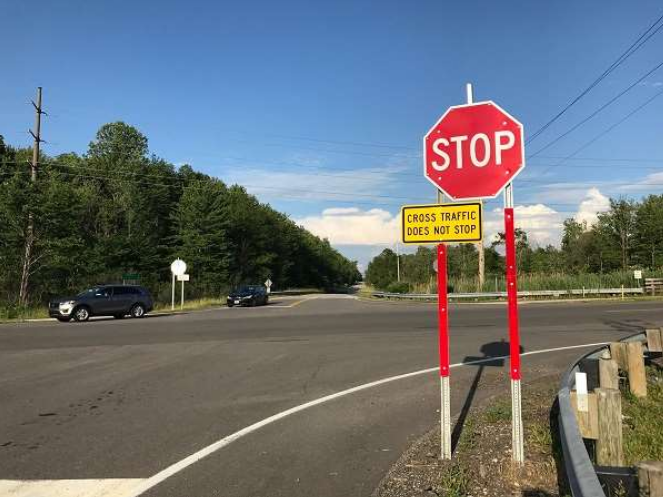
#> input picture practice_04/questation_02/image.png, 663 x 497 px
$ python code_01.py
#> lines starting #> are read from the running program, lines starting #| are printed output that depends on the picture; after the words box and inside, x2 and y2 are one past the last pixel; in counts of white or black regions, pixels touching at a corner belong together
import cv2
import numpy as np

img = cv2.imread('image.png')
#> img is the input picture: shape (497, 663, 3); mean B, G, R 119.2, 113.9, 106.6
img = cv2.resize(img, (800, 500))
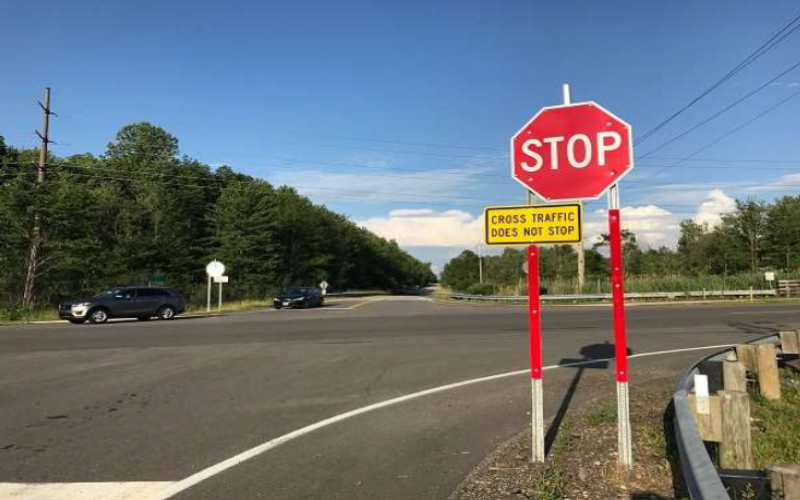
#> img: shape (500, 800, 3); mean B, G, R 119.1, 113.8, 106.5

cv2.imshow("Original Image", img)

gray = cv2.cvtColor(img, cv2.COLOR_BGR2GRAY)
gray_3ch = cv2.cvtColor(gray, cv2.COLOR_GRAY2BGR)

red_color = np.array([0, 0, 255])

# =============================================================================

dist_l1 = np.sum(np.abs(img - red_color), axis=2)
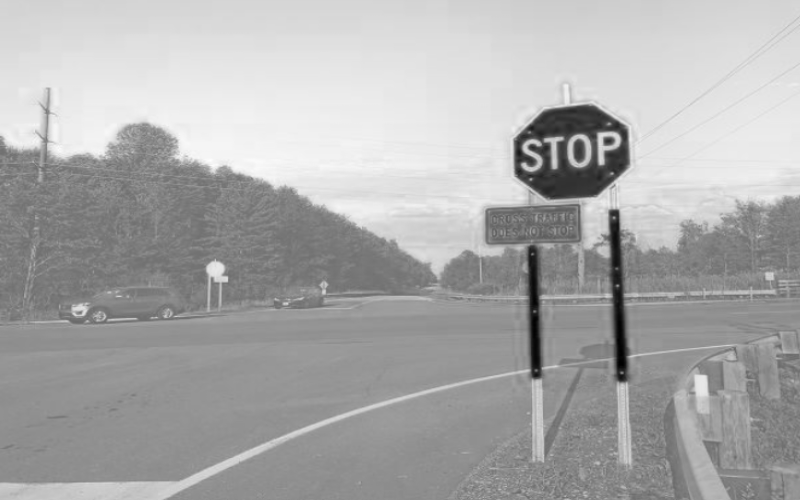
#> dist_l1: shape (500, 800) int64; min 22, max 557, mean 381.4; drawn with min black and max white
threshold_l1 = 150
mask_l1 = dist_l1 < threshold_l1
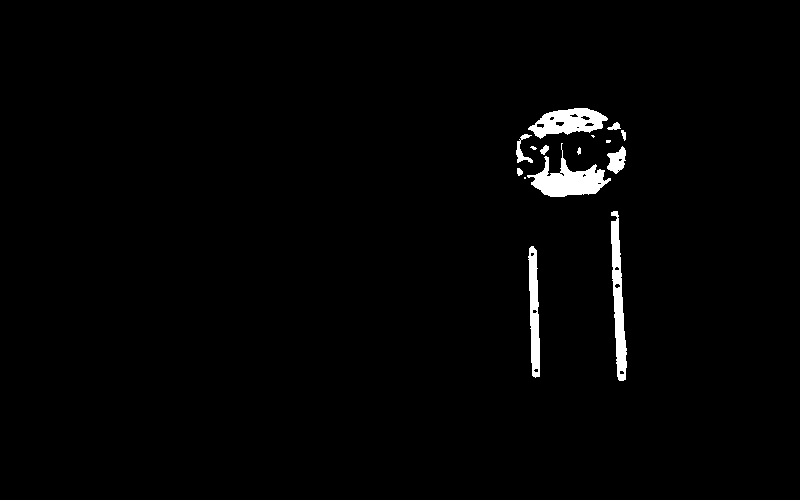
#> mask_l1: shape (500, 800) bool; 1.6% white; 15 white regions (4 under 20 px), largest, box (x1, y1, x2, y2) and area: (527, 143, 611, 197) 1784, (611, 211, 627, 381) 1459, (528, 108, 608, 139) 1399

result_l1 = gray_3ch.copy()
result_l1[mask_l1] = img[mask_l1]
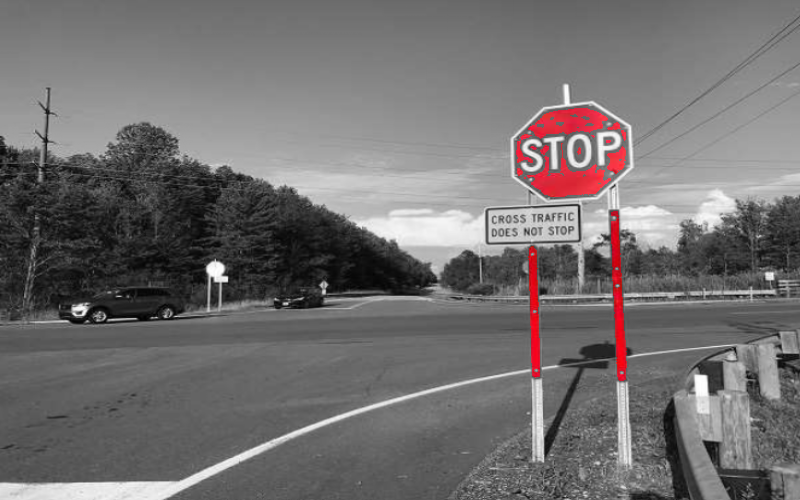
#> result_l1: shape (500, 800, 3); mean B, G, R 111.5, 111.2, 114.3

cv2.imshow("Cube Distance (L1)", result_l1)

# =============================================================================

dist_l2 = np.linalg.norm(img - red_color, axis=2)
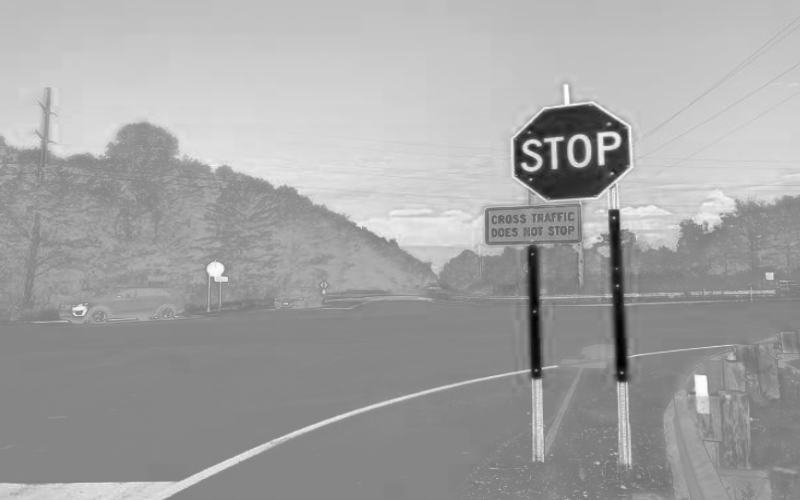
#> dist_l2: shape (500, 800) float64; min 13.93, max 360.9, mean 236.9; drawn with min black and max white
threshold_l2 = 120
mask_l2 = dist_l2 < threshold_l2
#> mask_l2: shape (500, 800) bool; 2.3% white; 5 white regions, box (x1, y1, x2, y2) and area: (515, 106, 628, 199) 5901, (610, 210, 628, 382) 1818, (528, 245, 542, 379) 1350, (575, 140, 584, 161) 148, (605, 138, 613, 144) 41

result_l2 = gray_3ch.copy()
result_l2[mask_l2] = img[mask_l2]
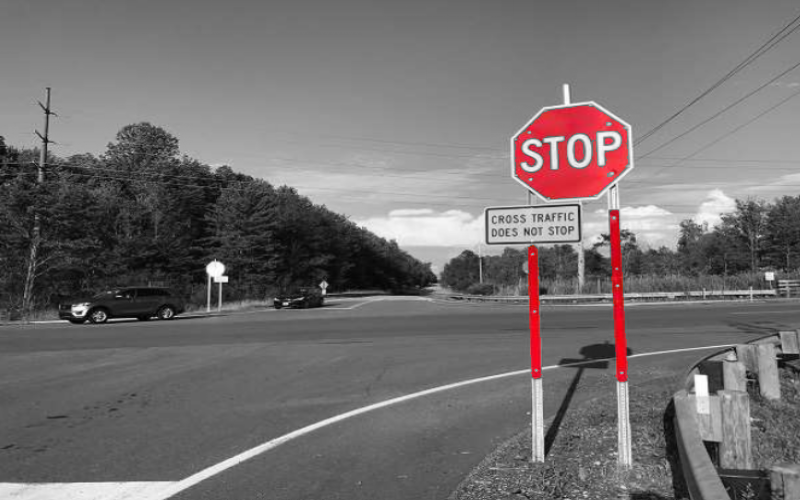
#> result_l2: shape (500, 800, 3); mean B, G, R 111.3, 110.9, 115

cv2.imshow("Euclidean Distance (L2)", result_l2)

# =============================================================================

hsv = cv2.cvtColor(img, cv2.COLOR_BGR2HSV)
#> hsv: shape (500, 800, 3); mean H, S, V 59.7, 96.3, 140.6

lower_red1 = np.array([0, 120, 70])
upper_red1 = np.array([10, 255, 255])

lower_red2 = np.array([170, 120, 70])
upper_red2 = np.array([180, 255, 255])

mask1 = cv2.inRange(hsv, lower_red1, upper_red1)
#> mask1: shape (500, 800); 0.41% white in thin lines or dots, all inside (x1, y1, x2, y2) = (514, 105, 631, 383)
mask2 = cv2.inRange(hsv, lower_red2, upper_red2)
#> mask2: shape (500, 800); 2.4% white; 6 white regions, box (x1, y1, x2, y2) and area: (514, 105, 629, 199) 6296, (528, 247, 543, 379) 1201, (612, 290, 629, 382) 969, (609, 210, 622, 288) 722, (574, 139, 585, 162) 213, (604, 137, 614, 145) 70

mask_red = mask1 | mask2
#> mask_red: shape (500, 800); 2.8% white; 6 white regions (1 under 20 px), largest, box (x1, y1, x2, y2) and area: (514, 105, 629, 199) 6665, (607, 210, 631, 383) 2342, (526, 243, 544, 379) 1820, (574, 139, 585, 162) 214, (604, 137, 614, 145) 72

result_inrange = gray_3ch.copy()
result_inrange[mask_red > 0] = img[mask_red > 0]
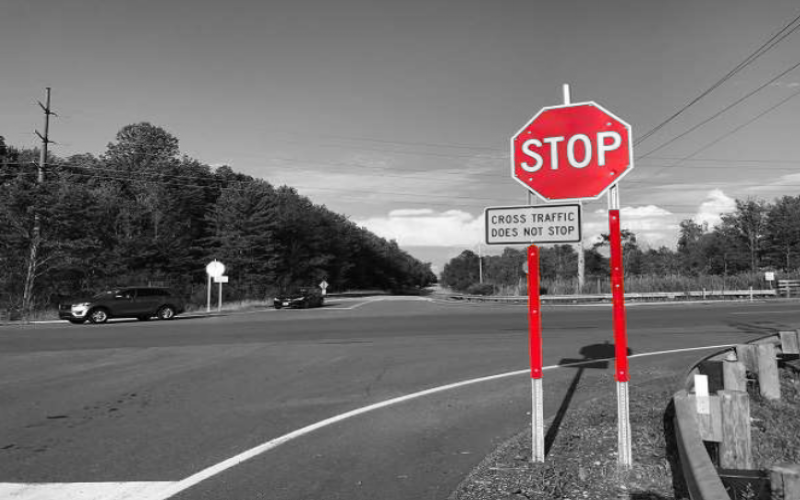
#> result_inrange: shape (500, 800, 3); mean B, G, R 111.1, 110.8, 115.4

cv2.imshow("inRange (HSV)", result_inrange)

# =============================================================================

cv2.waitKey(0)
cv2.destroyAllWindows()
